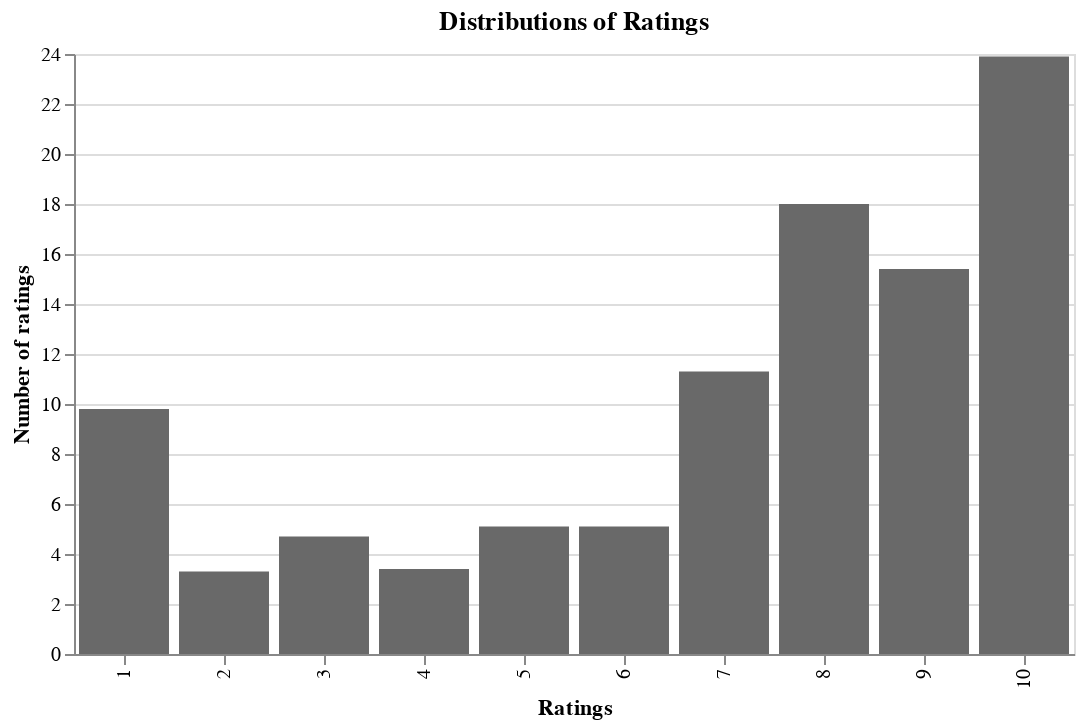

The cell this chart's notebook holds for it:
### Markdown cell above
### - Chart for overall distribution

### Code cell
alt.Chart(distribution, title= 'Distributions of Ratings').mark_bar(color= 'dimgray').encode(
    alt.Y('in %:Q',axis=alt.Axis(title='Number of ratings')),
    alt.X('rating', type='nominal', axis=alt.Axis(title='Ratings'))
).properties(width= 500)

### Figure 1 — Vega-Lite specification as saved in the notebook (floating-point values rounded to 4 significant figures)
{"$schema": "https://vega.github.io/schema/vega-lite/v2.6.0.json", "config": {"view": {"height": 300, "width": 400}}, "data": {"name": "data-a59d9683ac337440ac139430728aca64"}, "datasets": {"data-a59d9683ac337440ac139430728aca64": [{"effectiveness": 305, "in %": 9.8, "rating": 1}, {"effectiveness": 103, "in %": 3.3, "rating": 2}, {"effectiveness": 146, "in %": 4.7, "rating": 3}, {"effectiveness": 107, "in %": 3.4, "rating": 4}, {"effectiveness": 159, "in %": 5.1, "rating": 5}, {"effectiveness": 157, "in %": 5.1, "rating": 6}, {"effectiveness": 350, "in %": 11.3, "rating": 7}, {"effectiveness": 558, "in %": 18, "rating": 8}, {"effectiveness": 480, "in %": 15.4, "rating": 9}, {"effectiveness": 742, "in %": 23.9, "rating": 10}]}, "encoding": {"x": {"axis": {"title": "Ratings"}, "field": "rating", "type": "nominal"}, "y": {"axis": {"title": "Number of ratings"}, "field": "in %", "type": "quantitative"}}, "mark": {"color": "dimgray", "type": "bar"}, "title": "Distributions of Ratings", "width": 500}
